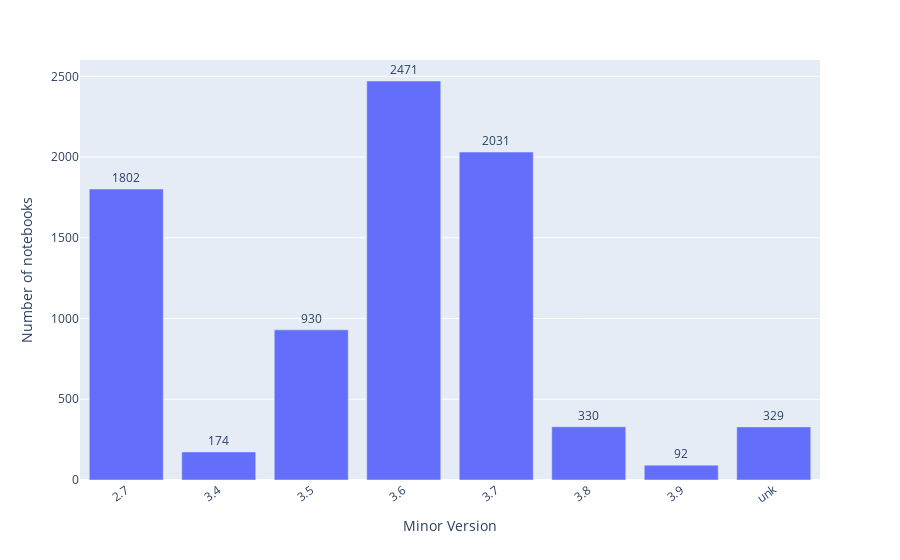

Notebook cell for this chart:
### Code cell
fig = px.bar(python_minor_version_df, x='index', y='minor_version')
fig.update_traces(texttemplate='%{y:.s}', textposition='outside')
fig.update_layout(uniformtext_minsize=8, uniformtext_mode='hide', xaxis_tickangle=-35, xaxis_title = 'Minor Version', 
                 yaxis_title = 'Number of notebooks')
fig.show()
filename = 'python_minor_version'
fig.write_image(OUTPUT_DIR + '/' + filename + '.pdf', scale=1.0)

### Figure 1 — Plotly figure (JSON) as saved in the notebook; plotly's stock layout.template omitted (floating-point values rounded to 4 significant figures)
{"data": [{"alignmentgroup": "True", "hovertemplate": "index=%{x}<br>minor_version=%{y}<extra></extra>", "legendgroup": "", "marker": {"color": "#636efa", "pattern": {"shape": ""}}, "name": "", "offsetgroup": "", "orientation": "v", "showlegend": false, "textposition": "outside", "texttemplate": "%{y:.s}", "type": "bar", "x": ["2.7", "3.4", "3.5", "3.6", "3.7", "3.8", "3.9", "unk"], "xaxis": "x", "y": [1802, 174, 930, 2471, 2031, 330, 92, 329], "yaxis": "y"}], "layout": {"autosize": true, "barmode": "relative", "legend": {"tracegroupgap": 0}, "margin": {"t": 60}, "uniformtext": {"minsize": 8, "mode": "hide"}, "xaxis": {"anchor": "y", "autorange": true, "domain": [0, 1], "range": [-0.5, 7.5], "tickangle": -35, "title": {"text": "Minor Version"}, "type": "category"}, "yaxis": {"anchor": "x", "autorange": true, "domain": [0, 1], "range": [0, 2601.0], "title": {"text": "Number of notebooks"}, "type": "linear"}}}
